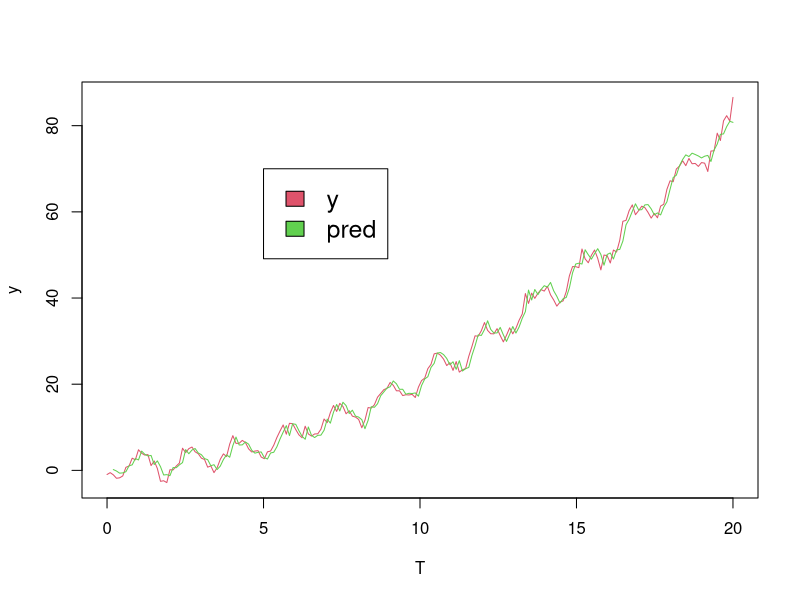
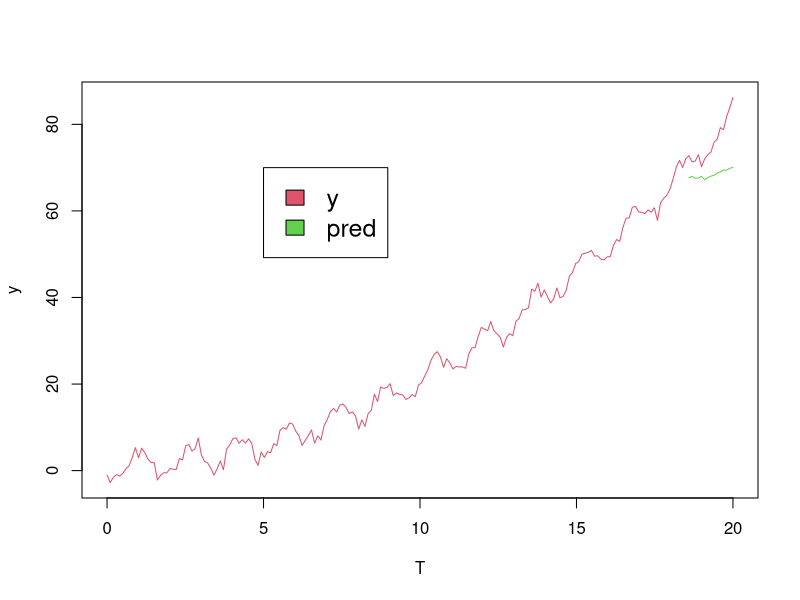

Reproduce these figures in R, in order.
require(quantmod) 
require(nnet)
require(caret)
T = seq(0,20,length=200)
y = 1 + 3*cos(4*T+2) +.2*T^2 + rnorm(200)
dat <- data.frame( y, x1=Lag(y,1), x2=Lag(y,2))
dat
names(dat) <- c('y','x1','x2')
dat <- dat[c(3:200),] #delete first 2 observations
dat
#Fit model
model <- train(y ~ x1+x2 , 
               dat, 
               method='nnet', 
               linout=TRUE, 
               trace = FALSE)
ps <- predict(model, dat)

#Examine results

plot(T,y,type="l",col = 2)
lines(T[-c(1:2)],ps, col=3)
legend(5, 70, c("y", "pred"), cex=1.5, fill=2:3)


# OTRA FORMA

require(quantmod) 
require(nnet)
require(caret)
t = seq(0,20,length=200)
y = 1 + 3*cos(4*t+2) +.2*t^2 + rnorm(200)
dat <- data.frame( y, x1=Lag(y,1), x2=Lag(y,2))
names(dat) <- c('y','x1','x2')
train_set <- dat[c(3:185),]
test_set <- dat[c(186:200),]
#Fit model
model <- train(y ~ x1+x2 , 
               train_set, 
               method='nnet', 
               linout=TRUE, 
               trace = FALSE)
ps <- predict(model, test_set)

#Examine results

plot(T,y,type="l",col = 2)
lines(T[c(186:200)],ps, col=3)
legend(5, 70, c("y", "pred"), cex=1.5, fill=2:3)
